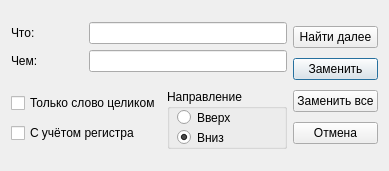
<?xml version="1.0" encoding="UTF-8"?>
<ui version="4.0">
 <class>FindReplaceDialog</class>
 <widget class="QDialog" name="FindReplaceDialog">
  <property name="geometry">
   <rect>
    <x>0</x>
    <y>0</y>
    <width>370</width>
    <height>171</height>
   </rect>
  </property>
  <property name="windowTitle">
   <string>Найти и заменить</string>
  </property>
  <layout class="QGridLayout" name="gridLayout_3">
   <item row="0" column="0">
    <layout class="QVBoxLayout" name="verticalLayout_3">
     <item>
      <widget class="QLabel" name="label">
       <property name="text">
        <string>Что:</string>
       </property>
      </widget>
     </item>
     <item>
      <widget class="QLabel" name="label_2">
       <property name="text">
        <string>Чем:</string>
       </property>
      </widget>
     </item>
    </layout>
   </item>
   <item row="0" column="1" colspan="2">
    <layout class="QVBoxLayout" name="verticalLayout_2">
     <item>
      <widget class="QLineEdit" name="whatLineEdit"/>
     </item>
     <item>
      <widget class="QLineEdit" name="byWhatLineEdit"/>
     </item>
    </layout>
   </item>
   <item row="0" column="3" rowspan="2">
    <layout class="QGridLayout" name="gridLayout_2">
     <item row="1" column="0">
      <widget class="QPushButton" name="replaceButton">
       <property name="text">
        <string>Заменить</string>
       </property>
      </widget>
     </item>
     <item row="0" column="0">
      <widget class="QPushButton" name="findButton">
       <property name="text">
        <string>Найти далее</string>
       </property>
      </widget>
     </item>
     <item row="2" column="0">
      <widget class="QPushButton" name="replaceAllButton">
       <property name="text">
        <string>Заменить все</string>
       </property>
      </widget>
     </item>
     <item row="3" column="0">
      <widget class="QPushButton" name="cancelButton">
       <property name="text">
        <string>Отмена</string>
       </property>
      </widget>
     </item>
    </layout>
   </item>
   <item row="1" column="0" colspan="2">
    <layout class="QGridLayout" name="gridLayout">
     <item row="0" column="0">
      <widget class="QCheckBox" name="wholeWord">
       <property name="text">
        <string>Только слово целиком</string>
       </property>
      </widget>
     </item>
     <item row="1" column="0">
      <widget class="QCheckBox" name="matchCase">
       <property name="text">
        <string>С учётом регистра</string>
       </property>
      </widget>
     </item>
    </layout>
   </item>
   <item row="1" column="2">
    <widget class="QGroupBox" name="groupBox_2">
     <property name="minimumSize">
      <size>
       <width>120</width>
       <height>60</height>
      </size>
     </property>
     <property name="title">
      <string>Направление</string>
     </property>
     <widget class="QRadioButton" name="directionUp">
      <property name="geometry">
       <rect>
        <x>10</x>
        <y>20</y>
        <width>82</width>
        <height>17</height>
       </rect>
      </property>
      <property name="text">
       <string>Вверх</string>
      </property>
     </widget>
     <widget class="QRadioButton" name="directionDown">
      <property name="geometry">
       <rect>
        <x>10</x>
        <y>40</y>
        <width>82</width>
        <height>17</height>
       </rect>
      </property>
      <property name="text">
       <string>Вниз</string>
      </property>
      <property name="checked">
       <bool>true</bool>
      </property>
     </widget>
    </widget>
   </item>
  </layout>
 </widget>
 <resources/>
 <connections>
  <connection>
   <sender>cancelButton</sender>
   <signal>clicked()</signal>
   <receiver>FindReplaceDialog</receiver>
   <slot>reject()</slot>
   <hints>
    <hint type="sourcelabel">
     <x>323</x>
     <y>140</y>
    </hint>
    <hint type="destinationlabel">
     <x>185</x>
     <y>85</y>
    </hint>
   </hints>
  </connection>
 </connections>
</ui>
